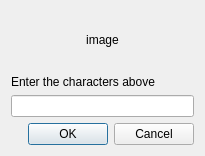
<?xml version="1.0" encoding="UTF-8"?>
<ui version="4.0">
 <class>CaptchaDialog</class>
 <widget class="QDialog" name="CaptchaDialog">
  <property name="geometry">
   <rect>
    <x>0</x>
    <y>0</y>
    <width>205</width>
    <height>156</height>
   </rect>
  </property>
  <property name="windowTitle">
   <string>Captcha</string>
  </property>
  <layout class="QVBoxLayout" name="verticalLayout">
   <item>
    <widget class="QLabel" name="image">
     <property name="text">
      <string>image</string>
     </property>
     <property name="alignment">
      <set>Qt::AlignCenter</set>
     </property>
    </widget>
   </item>
   <item>
    <widget class="QLabel" name="label">
     <property name="sizePolicy">
      <sizepolicy hsizetype="Preferred" vsizetype="Maximum">
       <horstretch>0</horstretch>
       <verstretch>0</verstretch>
      </sizepolicy>
     </property>
     <property name="text">
      <string>Enter the characters above</string>
     </property>
    </widget>
   </item>
   <item>
    <widget class="QLineEdit" name="text"/>
   </item>
   <item>
    <widget class="QDialogButtonBox" name="buttonBox">
     <property name="orientation">
      <enum>Qt::Horizontal</enum>
     </property>
     <property name="standardButtons">
      <set>QDialogButtonBox::Cancel|QDialogButtonBox::Ok</set>
     </property>
    </widget>
   </item>
  </layout>
 </widget>
 <resources/>
 <connections>
  <connection>
   <sender>buttonBox</sender>
   <signal>accepted()</signal>
   <receiver>CaptchaDialog</receiver>
   <slot>accept()</slot>
   <hints>
    <hint type="sourcelabel">
     <x>248</x>
     <y>254</y>
    </hint>
    <hint type="destinationlabel">
     <x>157</x>
     <y>274</y>
    </hint>
   </hints>
  </connection>
  <connection>
   <sender>buttonBox</sender>
   <signal>rejected()</signal>
   <receiver>CaptchaDialog</receiver>
   <slot>reject()</slot>
   <hints>
    <hint type="sourcelabel">
     <x>316</x>
     <y>260</y>
    </hint>
    <hint type="destinationlabel">
     <x>286</x>
     <y>274</y>
    </hint>
   </hints>
  </connection>
 </connections>
</ui>
